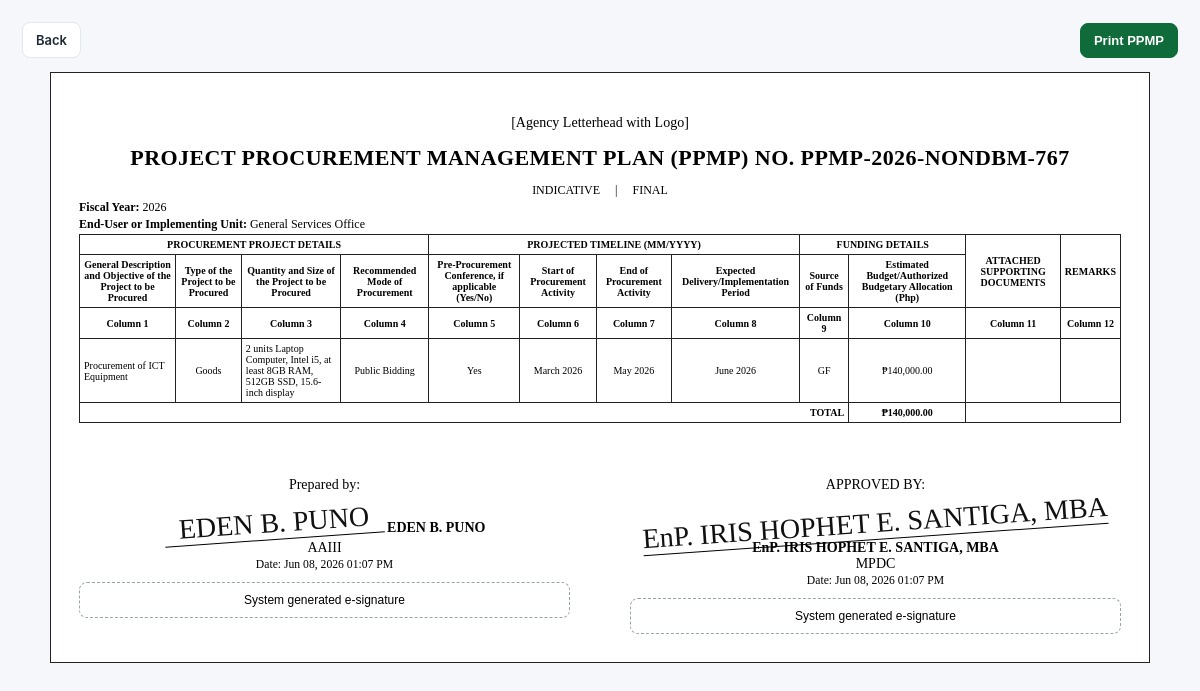
Page /ppmp/2/print (signed in) on the committed database.
### tables this page shows
CREATE TABLE ppmp(id integer primary key, no text, type text, office text, year integer, status text, created_at text, items text, total real, source_dataset_record_id integer, anomaly_score real, anomaly_label text, anomaly_reasons text, anomaly_review_status text, anomaly_model_version text);

### app.py (the view)
@app.route('/ppmp/<int:id>/print')
def ppmp_print(id):
    row=q('select * from ppmp where id=?',(id,),one=True); items=parse_items(row['items'])
    return render_template('print_ppmp.html', row=row, items=items, sig=SIGNATORIES, title='Print PPMP')

### app.py (called while the page is built)
def conn():
    con = sqlite3.connect(DB_PATH)
    con.row_factory = sqlite3.Row
    return con

def q(sql, params=(), one=False):
    con = conn(); cur = con.execute(sql, params); rows = cur.fetchall(); con.close(); return rows[0] if one and rows else rows

def to_float(v):
    try:
        if v is None or v == '':
            return 0.0
        if isinstance(v, (int, float)):
            return float(v)
        cleaned = str(v).replace('₱', '').replace(',', '').strip()
        return float(cleaned or 0)
    except Exception:
        return 0.0

def money(v):
    return '₱{:,.2f}'.format(to_float(v))

def parse_items(items_json):
    try: return json.loads(items_json or '[]')
    except: return []

@app.before_request
def ensure():
    global _DATABASE_READY
    if not _DATABASE_READY:
        init_db()
        _DATABASE_READY = True
    allowed = {'login', 'static'}
    if request.endpoint in allowed:
        return None
    if not session.get('logged_in'):
        return redirect(url_for('login'))
    return None

@app.after_request
def add_no_cache_headers(response):
    response.headers['Cache-Control'] = 'no-store, no-cache, must-revalidate, max-age=0'
    response.headers['Pragma'] = 'no-cache'
    response.headers['Expires'] = '0'
    return response

### templates/print_ppmp.html (shortened to what this page needs)
<!doctype html>
<html>
<head>
  <link rel="stylesheet" href="{{ url_for('static', filename='css/style.css') }}">
</head>
<body>
<div class="content">
  <div class="toolbar no-print">
    <a class="btn" href="/ppmp">Back</a>
    <button class="btn primary" onclick="window.print()">Print PPMP</button>
  </div>
  <div class="print-page">
    <div class="print-head">
      <p>[Agency Letterhead with Logo]</p>
      <h1 class="ppmp-title">PROJECT PROCUREMENT MANAGEMENT PLAN (PPMP) NO. {{row.no}}</h1>
      <p class="ppmp-small">INDICATIVE &nbsp;&nbsp;&nbsp; | &nbsp;&nbsp;&nbsp; FINAL</p>
    </div>
    <p class="ppmp-small"><b>Fiscal Year:</b> {{row.year}}</p>
    <p class="ppmp-small"><b>End-User or Implementing Unit:</b> {{row.office}}</p>
    <table class="print-table">
      <tr>
        <th colspan="4">PROCUREMENT PROJECT DETAILS</th>
        <th colspan="4">PROJECTED TIMELINE (MM/YYYY)</th>
        <th colspan="2">FUNDING DETAILS</th>
        <th rowspan="2">ATTACHED SUPPORTING DOCUMENTS</th>
        <th rowspan="2">REMARKS</th>
      </tr>
      <tr>
        <th>General Description and Objective of the Project to be Procured</th>
        <th>Type of the Project to be Procured</th>
        <th>Quantity and Size of the Project to be Procured</th>
        <th>Recommended Mode of Procurement</th>
        <th>Pre-Procurement Conference, if applicable (Yes/No)</th>
        <th>Start of Procurement Activity</th>
        <th>End of Procurement Activity</th>
        <th>Expected Delivery/Implementation Period</th>
        <th>Source of Funds</th>
        <th>Estimated Budget/Authorized Budgetary Allocation (Php)</th>
      </tr>
      <tr>
        <th>Column 1</th><th>Column 2</th><th>Column 3</th><th>Column 4</th><th>Column 5</th><th>Column 6</th><th>Column 7</th><th>Column 8</th><th>Column 9</th><th>Column 10</th><th>Column 11</th><th>Column 12</th>
      </tr>
      {% for it in items %}
      <tr>
        <td>{{it.get('General Description and Objective of the Project to be Procured','')}}</td>
        <td>{{it.get('Type of the Project to be Procured','')}}</td>
        <td>{{it.get('Quantity and Size of the Project to be Procured','')}}</td>
        <td>{{it.get('Recommended Mode of Procurement','')}}</td>
        <td>{{it.get('Pre-Procurement Conference Applicable (Yes/No)','')}}</td>
        <td>{{it.get('Start of Procurement Activity','')}}</td>
        <td>{{it.get('End of Procurement Activity','')}}</td>
        <td>{{it.get('Expected Delivery/Implementation Period','')}}</td>
        <td>{{it.get('Source of Funds','')}}</td>
        <td>{{it.get('Estimated Budget Allocation (Php)',0)|money}}</td>
        <td>{{it.get('Attached Supporting Documents','')}}</td>
        <td>{{it.get('Remarks','')}}</td>
      </tr>
      {% endfor %}
      <tr>
        <td colspan="9" style="text-align:right"><b>TOTAL</b></td>
        <td><b>{{row.total|money}}</b></td>
        <td colspan="2"></td>
      </tr>
    </table>
    <div class="sign-grid">
      <div class="sign">
        <p>Prepared by:</p>
        <div class="esign">{{sig.ppmp_prepared[0]}}</div>
        <b>{{sig.ppmp_prepared[0]}}</b><br>
        <span>{{sig.ppmp_prepared[1]}}</span><br>
        <small>Date: {{row.created_at}}</small>
        <div class="esign-card">System generated e-signature</div>
      </div>
      <div class="sign">
        <p>APPROVED BY:</p>
        <div class="esign">{{sig.ppmp_approved[0]}}</div>
        <b>{{sig.ppmp_approved[0]}}</b><br>
        <span>{{sig.ppmp_approved[1]}}</span><br>
        <small>Date: {{row.created_at}}</small>
        <div class="esign-card">System generated e-signature</div>
      </div>
    </div>
  </div>
</div>
</body>
</html>

### static/css/style.css (style rules this page uses)
:root { --green: #0f6b3a; --green2: #0b4f2b; --green3: #e9f7ef; --line: #e4e7ec; --muted: #667085; --text: #152238; --bg: #f5f7fa; --red: #dc3545; --orange: #f59e0b; --blue: #2563eb; --purple: #6d28d9 }
* { box-sizing: border-box }
body { margin: 0; font-family: Inter, Segoe UI, Arial, sans-serif; background: var(--bg); color: var(--text); font-size: 14px }
.content { padding: 22px }
.btn { display: inline-flex; align-items: center; gap: 8px; border: 1px solid var(--line); border-radius: 8px; background: #fff; color: #1f2937; padding: 9px 13px; text-decoration: none; cursor: pointer; font-weight: 600; font-size: 13px }
.btn.primary { background: var(--green); border-color: var(--green); color: #fff }
.toolbar { display: flex; align-items: center; justify-content: space-between; gap: 12px; margin-bottom: 14px }
.print-page { background: #fff; max-width: 1100px; margin: 0 auto; border: 1px solid #222; padding: 28px; font-family: Times New Roman, serif; color: #000 }
.print-head { text-align: center }
.print-head h1 { font-size: 22px; margin: 12px 0 }
.print-table { width: 100%; border-collapse: collapse; font-size: 12px }
.print-table th, .print-table td { border: 1px solid #222; padding: 6px }
.sign-grid { display: grid; grid-template-columns: 1fr 1fr; gap: 60px; margin-top: 40px }
.sign { text-align: center }
.esign { display: inline-block; font-family: cursive; font-size: 28px; transform: rotate(-4deg); border-bottom: 1px solid #000; min-width: 220px; color: #111 }
.esign-card { border: 1px dashed #98a2b3; border-radius: 8px; padding: 10px; margin-top: 10px; font-family: Arial, sans-serif; font-size: 12px }

### templates/print_ppmp.html (style rules this page uses)
.ppmp-title { font-size:18px;letter-spacing:.02em;margin:4px 0 }
.ppmp-small { font-size:12px;margin:2px 0 }
.print-table th,.print-table td { font-size:10px;padding:4px;vertical-align:middle;text-align:center }
.print-table td:nth-child(1),.print-table td:nth-child(3) { text-align:left }

### rows in the picture
ppmp: no "PPMP-2026-NONDBM-767", year "2026", office "General Services Office", total "₱140,000.00", created_at "Jun 08, 2026 01:07 PM"

### other values in the picture
{{ it.get('Type of the Project to be Procured','') }} "Goods"
{{ it.get('Quantity and Size of the Project to be Procured','') }} "2 units Laptop Computer, Intel i5, at least 8GB RAM, 512GB SSD, 15.6-inch display"
{{ it.get('Recommended Mode of Procurement','') }} "Public Bidding"
{{ it.get('Pre-Procurement Conference Applicable (Yes/No)','') }} "Yes"
{{ it.get('Start of Procurement Activity','') }} "March 2026"
{{ it.get('End of Procurement Activity','') }} "May 2026"
{{ it.get('Expected Delivery/Implementation Period','') }} "June 2026"
{{ it.get('Source of Funds','') }} "GF"
{{ it.get('Estimated Budget Allocation (Php)',0)|money }} "₱140,000.00"
{{ sig.ppmp_prepared[0] }} "EDEN B. PUNO"
{{ sig.ppmp_prepared[1] }} "AAIII"
{{ sig.ppmp_approved[0] }} "EnP. IRIS HOPHET E. SANTIGA, MBA"
{{ sig.ppmp_approved[1] }} "MPDC"
